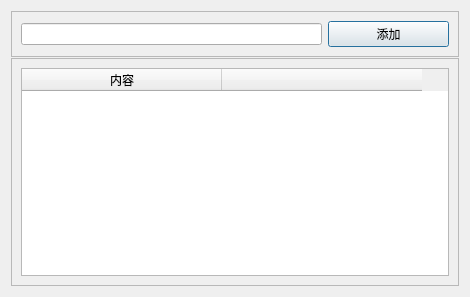
<?xml version="1.0" encoding="UTF-8"?>
<ui version="4.0">
 <class>dialog</class>
 <widget class="QDialog" name="dialog">
  <property name="geometry">
   <rect>
    <x>0</x>
    <y>0</y>
    <width>470</width>
    <height>297</height>
   </rect>
  </property>
  <property name="windowTitle">
   <string>词库</string>
  </property>
  <layout class="QVBoxLayout" name="verticalLayout_2">
   <item>
    <layout class="QVBoxLayout" name="verticalLayout">
     <property name="spacing">
      <number>1</number>
     </property>
     <item>
      <widget class="QFrame" name="frame">
       <property name="sizePolicy">
        <sizepolicy hsizetype="Preferred" vsizetype="Preferred">
         <horstretch>0</horstretch>
         <verstretch>1</verstretch>
        </sizepolicy>
       </property>
       <property name="frameShape">
        <enum>QFrame::StyledPanel</enum>
       </property>
       <property name="frameShadow">
        <enum>QFrame::Raised</enum>
       </property>
       <layout class="QHBoxLayout" name="horizontalLayout">
        <item>
         <widget class="QLineEdit" name="lineEdit">
          <property name="sizePolicy">
           <sizepolicy hsizetype="Expanding" vsizetype="Fixed">
            <horstretch>5</horstretch>
            <verstretch>0</verstretch>
           </sizepolicy>
          </property>
         </widget>
        </item>
        <item>
         <widget class="QPushButton" name="pushButton">
          <property name="sizePolicy">
           <sizepolicy hsizetype="Minimum" vsizetype="Fixed">
            <horstretch>2</horstretch>
            <verstretch>0</verstretch>
           </sizepolicy>
          </property>
          <property name="text">
           <string>添加</string>
          </property>
         </widget>
        </item>
       </layout>
      </widget>
     </item>
     <item>
      <widget class="QFrame" name="frame_2">
       <property name="sizePolicy">
        <sizepolicy hsizetype="Preferred" vsizetype="Preferred">
         <horstretch>0</horstretch>
         <verstretch>5</verstretch>
        </sizepolicy>
       </property>
       <property name="frameShape">
        <enum>QFrame::StyledPanel</enum>
       </property>
       <property name="frameShadow">
        <enum>QFrame::Raised</enum>
       </property>
       <layout class="QVBoxLayout" name="verticalLayout_3">
        <item>
         <widget class="QTableWidget" name="tableWidget">
          <property name="editTriggers">
           <set>QAbstractItemView::NoEditTriggers</set>
          </property>
          <attribute name="horizontalHeaderCascadingSectionResizes">
           <bool>true</bool>
          </attribute>
          <attribute name="horizontalHeaderDefaultSectionSize">
           <number>200</number>
          </attribute>
          <column>
           <property name="text">
            <string>内容</string>
           </property>
          </column>
          <column>
           <property name="text">
            <string/>
           </property>
          </column>
         </widget>
        </item>
       </layout>
      </widget>
     </item>
    </layout>
   </item>
  </layout>
 </widget>
 <resources/>
 <connections/>
</ui>
